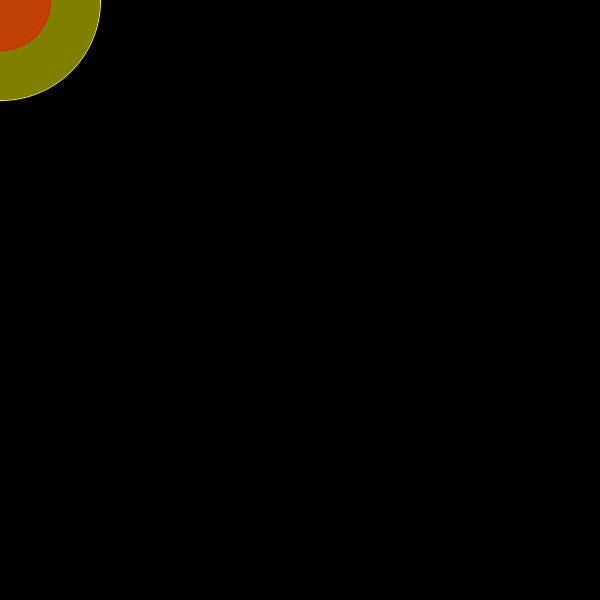
Frame 1 (no input)
Frame 60 (the mouse pressed at the canvas centre just before this capture): identical to frame 1, image omitted
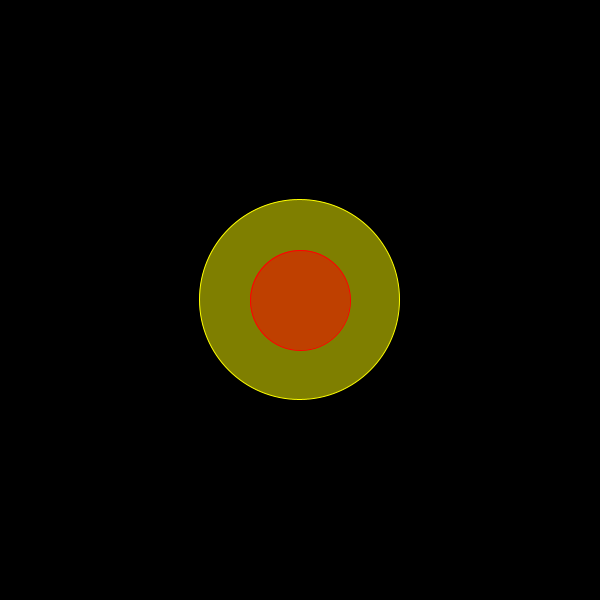
Frame 120 (the mouse held since frame 60 and released just before this capture)

The Processing sketch that drew these frames (run headless with seeded random() and noise(); from frame 60 on, the mouse is pressed at the canvas centre):

// Processing sketch: Processing2PointSMoothing
// ── Processing2PointSMoothing.pde
// =============================================================================
//
// Copyright (c) 2009-2014 Christopher Baker <http://christopherbaker.net>
//
// Permission is hereby granted, free of charge, to any person obtaining a copy
// of this software and associated documentation files (the "Software"), to deal
// in the Software without restriction, including without limitation the rights
// to use, copy, modify, merge, publish, distribute, sublicense, and/or sell
// copies of the Software, and to permit persons to whom the Software is
// furnished to do so, subject to the following conditions:
//
// The above copyright notice and this permission notice shall be included in
// all copies or substantial portions of the Software.
//
// THE SOFTWARE IS PROVIDED "AS IS", WITHOUT WARRANTY OF ANY KIND, EXPRESS OR
// IMPLIED, INCLUDING BUT NOT LIMITED TO THE WARRANTIES OF MERCHANTABILITY,
// FITNESS FOR A PARTICULAR PURPOSE AND NONINFRINGEMENT. IN NO EVENT SHALL THE
// AUTHORS OR COPYRIGHT HOLDERS BE LIABLE FOR ANY CLAIM, DAMAGES OR OTHER
// LIABILITY, WHETHER IN AN ACTION OF CONTRACT, TORT OR OTHERWISE, ARISING FROM,
// OUT OF OR IN CONNECTION WITH THE SOFTWARE OR THE USE OR OTHER DEALINGS IN
// THE SOFTWARE.
//
// =============================================================================


float targetX = 0; // the destination x
float targetY = 0; // the destination y

float filteredX = 0; // filtered (smoothed) x
float filteredY = 0; // filtered (smoothed) y

float alpha = 0.10; // the smoothing factor (between 1 and 0)

void setup() {
  size(600, 600);
  smooth();
  background(0);
}

void draw() {
  background(0);

  // draw filtered (smoothed) point
  stroke(255, 255, 0, 255);
  fill(255, 255, 0, 127);
  ellipse(filteredX, filteredY, 200, 200);


  // draw the destination point
  stroke(255, 0, 0, 255);
  fill(255, 0, 0, 127);
  ellipse(targetX, targetY, 100, 100);

  // do the smoothing calculations
  filteredX =  alpha * targetX + (1-alpha) * filteredX;
  filteredY =  alpha * targetY + (1-alpha) * filteredY;
}

// set a new target
void mousePressed() {
  targetX = mouseX;
  targetY = mouseY;
}
